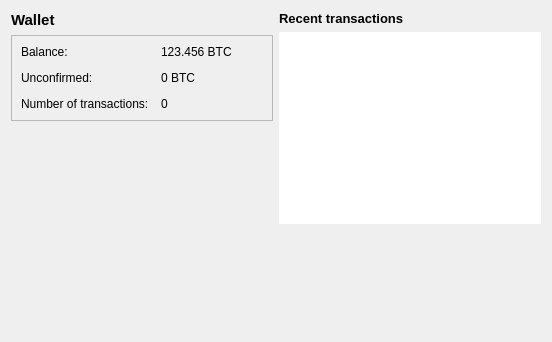
<?xml version="1.0" encoding="UTF-8"?>
<ui version="4.0">
 <class>OverviewPage</class>
 <widget class="QWidget" name="OverviewPage">
  <property name="geometry">
   <rect>
    <x>0</x>
    <y>0</y>
    <width>552</width>
    <height>342</height>
   </rect>
  </property>
  <property name="windowTitle">
   <string>Form</string>
  </property>
  <layout class="QHBoxLayout" name="horizontalLayout" stretch="1,1">
   <item>
    <layout class="QVBoxLayout" name="verticalLayout_2">
     <item>
      <widget class="QLabel" name="label_5">
       <property name="font">
        <font>
         <pointsize>11</pointsize>
         <weight>75</weight>
         <bold>true</bold>
        </font>
       </property>
       <property name="text">
        <string>Wallet</string>
       </property>
      </widget>
     </item>
     <item>
      <widget class="QFrame" name="frame">
       <property name="enabled">
        <bool>true</bool>
       </property>
       <property name="frameShape">
        <enum>QFrame::StyledPanel</enum>
       </property>
       <property name="frameShadow">
        <enum>QFrame::Raised</enum>
       </property>
       <layout class="QFormLayout" name="formLayout_2">
        <property name="fieldGrowthPolicy">
         <enum>QFormLayout::AllNonFixedFieldsGrow</enum>
        </property>
        <property name="horizontalSpacing">
         <number>12</number>
        </property>
        <property name="verticalSpacing">
         <number>12</number>
        </property>
        <item row="0" column="0">
         <widget class="QLabel" name="label">
          <property name="text">
           <string>Balance:</string>
          </property>
         </widget>
        </item>
        <item row="1" column="0">
         <widget class="QLabel" name="label_3">
          <property name="text">
           <string>Unconfirmed:</string>
          </property>
         </widget>
        </item>
        <item row="1" column="1">
         <widget class="QLabel" name="labelUnconfirmed">
          <property name="text">
           <string>0 BTC</string>
          </property>
         </widget>
        </item>
        <item row="2" column="1">
         <widget class="QLabel" name="labelNumTransactions">
          <property name="text">
           <string>0</string>
          </property>
         </widget>
        </item>
        <item row="2" column="0">
         <widget class="QLabel" name="label_2">
          <property name="text">
           <string>Number of transactions:</string>
          </property>
         </widget>
        </item>
        <item row="0" column="1">
         <widget class="QLabel" name="labelBalance">
          <property name="text">
           <string>123.456 BTC</string>
          </property>
         </widget>
        </item>
       </layout>
      </widget>
     </item>
     <item>
      <spacer name="verticalSpacer">
       <property name="orientation">
        <enum>Qt::Vertical</enum>
       </property>
       <property name="sizeHint" stdset="0">
        <size>
         <width>20</width>
         <height>40</height>
        </size>
       </property>
      </spacer>
     </item>
    </layout>
   </item>
   <item>
    <layout class="QVBoxLayout" name="verticalLayout_3">
     <item>
      <widget class="QLabel" name="label_4">
       <property name="font">
        <font>
         <pointsize>10</pointsize>
         <weight>75</weight>
         <bold>true</bold>
        </font>
       </property>
       <property name="text">
        <string>Recent transactions</string>
       </property>
      </widget>
     </item>
     <item>
      <widget class="QListView" name="listTransactions">
       <property name="frameShape">
        <enum>QFrame::NoFrame</enum>
       </property>
       <property name="verticalScrollBarPolicy">
        <enum>Qt::ScrollBarAlwaysOff</enum>
       </property>
       <property name="horizontalScrollBarPolicy">
        <enum>Qt::ScrollBarAlwaysOff</enum>
       </property>
      </widget>
     </item>
     <item>
      <spacer name="verticalSpacer_2">
       <property name="orientation">
        <enum>Qt::Vertical</enum>
       </property>
       <property name="sizeHint" stdset="0">
        <size>
         <width>20</width>
         <height>40</height>
        </size>
       </property>
      </spacer>
     </item>
    </layout>
   </item>
  </layout>
 </widget>
 <resources/>
 <connections/>
</ui>
